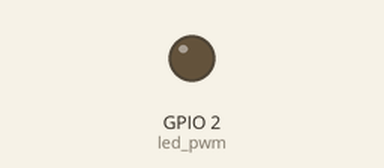
Simulated run of this program. Board: ESP32 board running MicroPython. On the bench: output pins drawn as LEDs (lit = HIGH). What the program prints to the serial console is not drawn. At 17.4 s the program stops and its outputs stay as they are.

Above: at 0.05 s.
At 2.6 s:
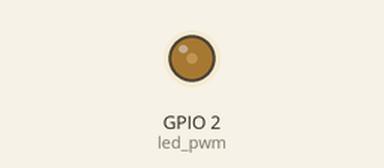
At 5.2 s:
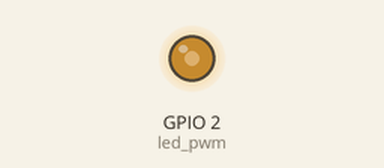
Timing chart, 0 to 6.8 s (numbered marks = the images above):
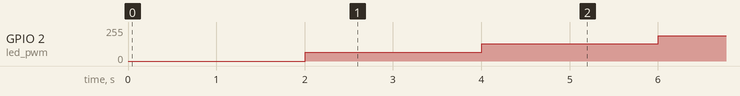

The program:

01_pwm_led_brightness.py
```python
# ==============================================================================
# 01_pwm_led_brightness.py - PWM Basics: LED Brightness Control
# ==============================================================================
# พื้นฐาน PWM: การควบคุมความสว่างของ LED ด้วย Duty Cycle
# PWM Basics: Controlling LED brightness using Duty Cycle
#
# PWM คืออะไร? (What is PWM?)
#   PWM (Pulse Width Modulation) คือการจำลองสัญญาณแอนะล็อกจากดิจิทัล
#   PWM simulates analog output from digital signals
#
#   ใช้การเปิด-ปิดอย่างรวดเร็ว เพื่อควบคุม "ค่าเฉลี่ย" ของแรงดัน
#   Uses rapid on-off switching to control "average" voltage
#
# Duty Cycle คืออะไร? (What is Duty Cycle?)
#   Duty Cycle = สัดส่วนเวลาที่สัญญาณเป็น HIGH (เปิด)
#   Duty Cycle = proportion of time the signal is HIGH (on)
#
#   ESP32 ใช้ค่า 0-1023 (10-bit resolution):
#   - 0    = 0%   = ปิดตลอด (always off)
#   - 512  = 50%  = เปิดครึ่งเวลา (half on, half off)
#   - 1023 = 100% = เปิดตลอด (always on)
#
# แผนภาพ Duty Cycle (Duty Cycle Diagram):
#
#   0% Duty (duty=0)       50% Duty (duty=512)    100% Duty (duty=1023)
#   ____________________   _____     _____        ____________________
#                         |     |___|     |___
#   LED: ปิด (Off)        LED: หรี่ (Dim)         LED: สว่างสุด (Bright)
#
# Chemistry Preview (เชื่อมโยงเคมี):
#   นี่คือหลักการเดียวกับที่ใช้ควบคุมความเร็วปั๊มในสัปดาห์ที่ 2!
#   This is the same principle used to control pump speed in Week 2!
#   - duty ต่ำ = ปั๊มช้า (slow pump)
#   - duty สูง = ปั๊มเร็ว (fast pump)
#
# ==============================================================================

from machine import Pin, PWM
import time

# นำเข้าค่าคงที่จาก pins.py (Import constants from pins.py)
# LED_RED = 2
LED_RED = 2

# ==============================================================================
# ส่วนที่ 1: สร้าง PWM Object (Create PWM Object)
# ==============================================================================

print("=" * 50)
print("PWM LED Brightness Control Demo")
print("สาธิตการควบคุมความสว่าง LED ด้วย PWM")
print("=" * 50)

# สร้าง PWM บนขา LED แดง (Create PWM on red LED pin)
# หมายเหตุ: PWM แปลง Pin จาก digital เป็น analog-like output
# Note: PWM converts Pin from digital to analog-like output
led_pwm = PWM(Pin(LED_RED))

# กำหนดความถี่ PWM (Set PWM frequency)
# 1000 Hz = เปิด-ปิด 1000 ครั้งต่อวินาที (1000 cycles per second)
# ความถี่สูงพอที่ตาจะไม่เห็นการกระพริบ
# High enough frequency so eyes don't see flickering
led_pwm.freq(1000)

print(f"PWM Frequency: {led_pwm.freq()} Hz")
print()

# ==============================================================================
# ส่วนที่ 2: ทดลองค่า Duty Cycle ต่างๆ (Test Different Duty Cycles)
# ==============================================================================

try:
    # ทดสอบ 5 ระดับความสว่าง (Test 5 brightness levels)
    brightness_levels = [
        (0,    "0%    - ปิด (Off)"),
        (256,  "25%   - หรี่มาก (Very dim)"),
        (512,  "50%   - ปานกลาง (Medium)"),
        (768,  "75%   - สว่าง (Bright)"),
        (1023, "100%  - สว่างสุด (Maximum)")
    ]

    print("ทดสอบระดับความสว่าง (Testing brightness levels):")
    print("-" * 50)

    for duty_value, description in brightness_levels:
        # ตั้งค่า duty cycle (Set duty cycle)
        led_pwm.duty(duty_value)

        # แสดงข้อมูล (Display info)
        percentage = (duty_value / 1023) * 100
        print(f"Duty = {duty_value:4d} ({percentage:5.1f}%) - {description}")

        # รอให้สังเกตความสว่าง (Wait to observe brightness)
        time.sleep(2)

    print("-" * 50)
    print()

    # ==============================================================================
    # ส่วนที่ 3: ปรับความสว่างแบบต่อเนื่อง (Continuous Brightness Adjustment)
    # ==============================================================================

    print("ปรับความสว่างต่อเนื่อง 0 -> 100% (Ramping up 0 -> 100%)")

    # เพิ่มความสว่างทีละน้อย (Gradually increase brightness)
    for duty in range(0, 1024, 64):  # เพิ่มทีละ 64 (step by 64)
        led_pwm.duty(duty)
        percentage = (duty / 1023) * 100
        # แสดง progress bar แบบง่าย (Simple progress bar)
        bar = "#" * int(percentage / 5)
        print(f"[{bar:<20}] {percentage:5.1f}%", end="\r")
        time.sleep(0.2)

    led_pwm.duty(1023)  # สว่างสุด (Maximum)
    print(f"[{'#' * 20}] 100.0% - สว่างสุด!")
    time.sleep(1)

    print("\nปรับความสว่างต่อเนื่อง 100% -> 0 (Ramping down 100% -> 0)")

    # ลดความสว่างทีละน้อย (Gradually decrease brightness)
    for duty in range(1023, -1, -64):  # ลดทีละ 64 (step by -64)
        led_pwm.duty(duty)
        percentage = (duty / 1023) * 100
        bar = "#" * int(percentage / 5)
        print(f"[{bar:<20}] {percentage:5.1f}%", end="\r")
        time.sleep(0.2)

    led_pwm.duty(0)  # ปิด (Off)
    print(f"[{' ' * 20}]   0.0% - ปิดแล้ว!")

    print()
    print("=" * 50)
    print("สรุป (Summary):")
    print("  - PWM ใช้ duty cycle ควบคุมค่าเฉลี่ยของสัญญาณ")
    print("  - duty=0: ปิด, duty=512: 50%, duty=1023: 100%")
    print("  - Week 2: ใช้หลักการนี้ควบคุมความเร็วปั๊ม!")
    print("=" * 50)

except KeyboardInterrupt:
    # ผู้ใช้กด Ctrl+C (User pressed Ctrl+C)
    print("\n\nหยุดโปรแกรม (Program stopped by user)")

finally:
    # สำคัญมาก! ต้องปิด PWM เสมอเมื่อจบโปรแกรม
    # IMPORTANT! Always cleanup PWM when program ends
    led_pwm.duty(0)     # ปิด LED ก่อน (Turn off LED first)
    led_pwm.deinit()    # คืนทรัพยากร PWM (Release PWM resources)
    print("PWM cleanup completed / ทำความสะอาด PWM เรียบร้อย")
```
